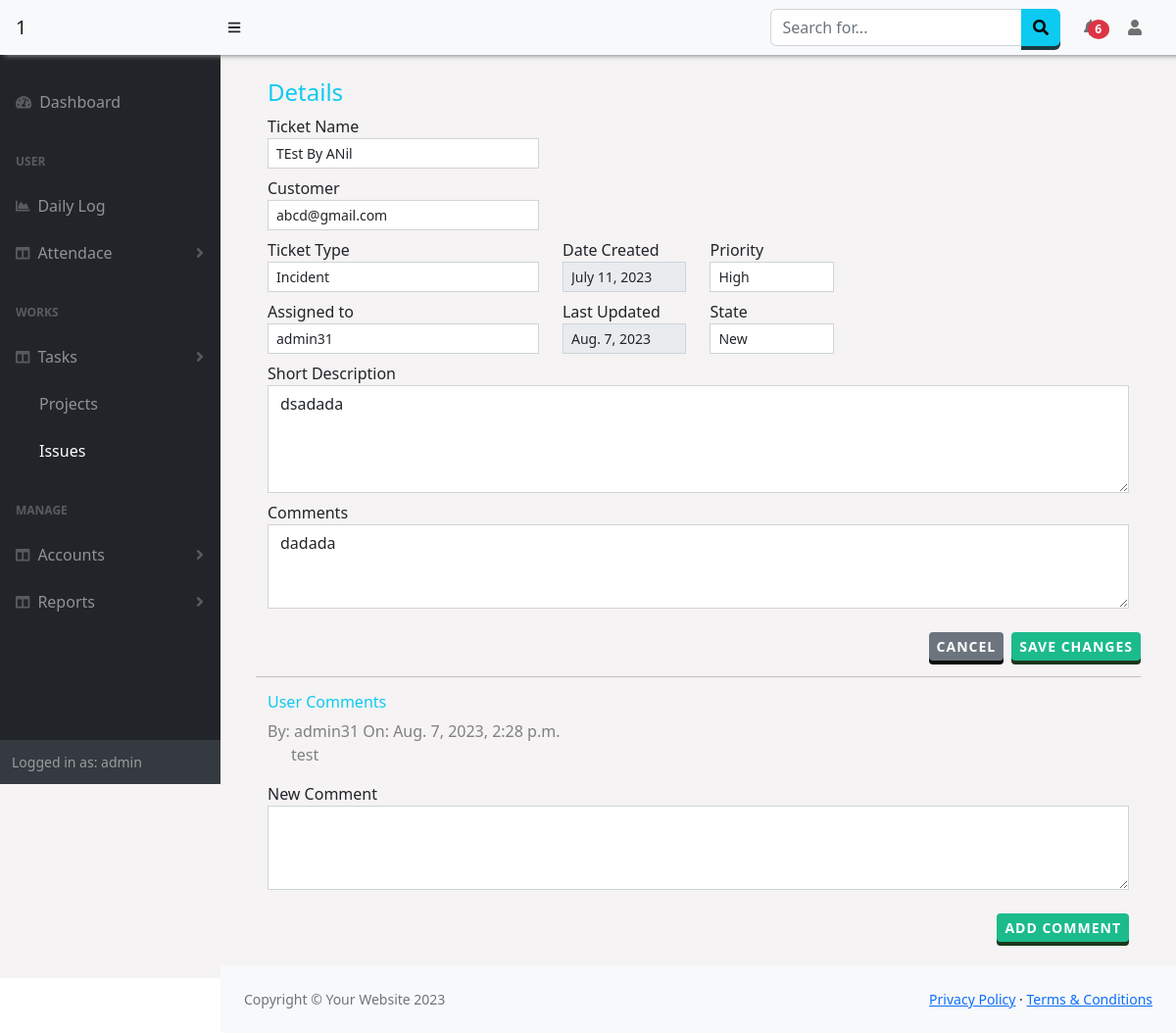
/Issue/details/3 (signed in), run on the app's committed database.
### Issue/models.py (models this page shows, shortened)
class Ticket(models.Model):
    ticket_name= models.CharField(max_length=30)
    ticket_type= models.CharField(max_length=30)
    short_desc= models.CharField(max_length=130,null=True)
    open_date= models.DateField(null=True)
    affected_user= models.ForeignKey(employee,null=True,on_delete=models.SET_NULL)
    priority= models.CharField(max_length=30)
    state= models.CharField(max_length=30,default="New",null=True)
    last_updated= models.DateField(null=True)
    assigned_grp= models.CharField(max_length=30,null=True)
    assigned_to= models.ForeignKey(User,on_delete=models.SET_NULL,null=True)
    email= models.EmailField(max_length=100,null=True)
    comments= models.CharField(max_length=120,null=True)
    company = models.ForeignKey(Company,on_delete=models.SET_NULL,null=True)

class ticketDetails(models.Model):
    ticket = models.ForeignKey(Ticket,on_delete=models.SET_NULL,null=True)
    comments = models.CharField(max_length=500,null=True)
    user = models.ForeignKey(User,on_delete=models.SET_NULL,null=True)
    date = models.DateTimeField(auto_now=True)

### Issue/views.py (the view)
# urls.py: path('details/<issueid>',views.getIssue,name='issueDetails'),
def getIssue(request,issueid):
    issue = Ticket.objects.get(id=issueid)
    issueComments = ticketDetails.objects.filter(ticket_id = issueid)
    allusers1 = checkTeams(request)
    allusers =User.objects.values('id','username').filter(pk__in=allusers1[0] )
    customer = employee.objects.all().values()
    return render(request, 'Issues/details.html',{'issue':issue,'users':allusers,'customer':customer,'comments':issueComments})

### Attendance/context_processors.py (called while the page is built)
def getNewLeaves(request):
    if request.user.id:
        is_manager = checkTeams(request)
        if is_manager[1] == True:
            new_leaves = Leave.objects.filter(user__id__in=is_manager[0],approval = 2)
        else:
            today = datetime.datetime.now()
            new_leaves = Leave.objects.filter(user=request.user,date_approved__gte=today.date())
        return {"manager":is_manager[1],'n_leaves':new_leaves}
    else:
        return {}

def getLogApproval(request):
    if request.user.id:
        is_manager = checkTeams(request)
        if is_manager[1] == True:
            l_approval = LogApproval.objects.filter(user__id__in=is_manager[0],request=True)
        else:
            l_approval = LogApproval.objects.filter(user=request.user,status=True)
        return {'n_log_approval':l_approval}
    else:
        return {}

### Manager/views.py (called while the page is built, shortened)
def checkTeams(request):
    is_team = False
    if request.user.is_superuser:
        users = Employees.objects.values('user').filter(company=request.session['comp'])
        is_team=True
    return users,is_team

### Issue/templates/Issues/details.html (shortened to what this page needs)
{% extends "base.html" %}
{% block content %}
<div class="container" >
    <div >
        <form action="/Issue/update/{{issue.id}}" method = "post">
            <div class="container-fluid">  <h4 class="text-info">Details</h4>
                <div class="form-group row">
                    <div class="col-md-4 col-sm-12">
                        <label>Ticket Name</label>
                        <input name= "ticketName" value="{{issue.ticket_name}}" type="text" class="form-control form-control-sm col-md-6 col-sm-12 rounded-0" required>
                    </div>
                </div>
                <div class="form-group row mt-2">
                    <div class="col-md-4 col-sm-12">
                        <label>Customer</label>
                        <select  name="affUser" id="affectedUser" class="form-control form-control-sm rounded-0">
                            {% for u in customer %}
                            <option value='{{u.id}}'>{{u.email}}</option>
                            {% endfor %}
                        </select>
                    </div>
                </div>
                <div class="form-group row mt-2">
                    <div class="col-md-4 col-sm-12">
                        <label>Ticket Type</label>
                        <select id="tickettype" name="ticketType"  class="form-control form-control-sm rounded-0">
                        <option value="Incident">Incident</option>
                        </select>
                    </div>
                    <div class="col-md-2 col-sm-12">
                        <label>Date Created</label>
                        <input  name="dateOpened" value="{{issue.open_date}}" type="text"  class="form-control form-control-sm rounded-0" disabled>
                    </div>
                    <div class="col-md-2 col-sm-12">
                        <label>Priority</label>
                        <select id="priority" name="priority"  class="form-control form-control-sm rounded-0">
                        <option value="high">High</option>
                        </select>
                    </div>
                </div>
                <div class="form-group row mt-2">
                    <div class="col-md-4 col-sm-12">
                        <label>Assigned to </label>
                        <select  name="assTo" id="assigned"  class="form-control form-control-sm rounded-0">
                            <option value='{{issue.assigned_to.id}}' selected>{{issue.assigned_to.username}}</option>
                        </select>
                    </div>
                    <div class="col-md-2 col-sm-12">
                        <label>Last Updated</label>
                        <input  name="dateOpened" value="{{issue.last_updated}}" type="text"  class="form-control form-control-sm rounded-0" disabled>
                    </div>
                    <div class="col-md-2 col-sm-12">
                        <label>State</label>
                        <select id="statelist" name="state" class="form-control form-control-sm rounded-0">
                            <option value="New">New</option>
                        </select>
                    </div>
                </div>
                <div class="form-group mt-2 row">
                    <div class="col-md-12 col-sm-12">
                        <label>Short Description </label>
                        <textarea  name="shortDesc"  type="text" class="form-control rounded-0" rows="4" required>{{issue.short_desc}}</textarea>
                    </div>
                </div>
                <div class="form-group mt-2 row ">
                    <div class="col-md-12 col-sm-12">
                        <label>Comments</label>
                        <textarea  name = "comments" class="form-control rounded-0" rows="3" >{{issue.comments}}</textarea>
                    </div>
                </div>
            </div>
            <div class="modal-footer mt-4">
                <a href="{% url 'index' %}" class="btn btn-secondary btn-sm me-2" >Cancel</a>
                <input type="submit" class="btn btn-success btn-sm" value="Save Changes">
            </div>
        </form>
    </div><hr />
    <div>
        <div class="container-fluid commentList" id="commentList" style="color:grey;">
            <h6 class="text-info">User Comments</h6>
            {% for c in comments %}
                <p>By: {{c.user}} On:  {{c.date}} <br />
                <span class="ms-4">{{c.comments}}</span></p>
            {% endfor %}
        </div>
            <div class="container-fluid">
                <div class="form-group mt-2 row ">
                    <div class="col-md-12 col-sm-12">
                        <label>New Comment</label>
                        <textarea id = "newcommentInput" name = "newcomment" class="form-control rounded-0" rows="3" required></textarea>
                    </div>
                </div>
                <div class="modal-footer mt-4">
                    <input type="submit" class="btn btn-success btn-sm" value="Add Comment" onclick="addComment({{issue.id}})">
                </div>
            </div>
    </div>
</div>
{% endblock %}

### templates/base.html (shortened to what this page needs)
<!DOCTYPE html>
<html lang="en">
    <head>
        <link href="https://cdn.jsdelivr.net/npm/simple-datatables@7.1.2/dist/style.min.css" rel="stylesheet" />
        <link href="https://cdn.datatables.net/1.13.5/css/jquery.dataTables.min.css" rel="stylesheet" />
        <link href="https://cdn.datatables.net/buttons/2.4.1/css/buttons.dataTables.min.css" rel="stylesheet" />
        <link href="/static/css/styles.css" rel="stylesheet" />
        <link href="/static/css/customSB.css" rel="stylesheet" />
    </head>
    <body class="sb-nav-fixed" >
        <nav class="sb-topnav navbar navbar-expand-sm navbar-light bg-light fixed-top" style=" box-shadow: 5px 1px 5px #888888;">
            <a class="navbar-brand ps-3 bg-light" href="{% url 'home' %}">{{request.session.company}}{{request.session.id}}</a>
            <button class="btn btn-link btn-sm order-2 order-lg-0 me-4 me-lg-0" id="sidebarToggle" href="#!"><i class="fas fa-bars"></i></button>
            <form class="d-none d-md-inline-block form-inline ms-auto me-0 me-md-3 my-2 my-md-0">
                <div class="input-group">
                    <input class="form-control" type="text" placeholder="Search for..." aria-label="Search for..." aria-describedby="btnNavbarSearch" />
                    <button class="btn btn-info" id="btnNavbarSearch" type="button"><i class="fas fa-search"></i></button>
                </div>
            </form>
            <ul class="navbar-nav ms-auto ms-md-0 ">
                <li class="nav-item dropdown">
                    <a class="nav-link dropdown-toggle" id="navbarDropdown" href="#" role="button" data-bs-toggle="dropdown" aria-expanded="false"> <span class="badge badge-sm badge-danger badge-counter bg-danger rounded-circle " style="margin-left:-10px;">{% if n_leaves.count|add:n_log_approval.count != 0 %}{{ n_leaves.count|add:n_log_approval.count}}{% endif %}</span></a>
                        </a></li>
                    </ul>
            <ul class="navbar-nav  ms-md-0 me-3 me-lg-4">
                <li class="nav-item dropdown">
                    <a class="nav-link dropdown-toggle" id="navbarDropdown" href="#" role="button" data-bs-toggle="dropdown" aria-expanded="false"><i class="fas fa-user fa-fw"></i></a>
                </li>
            </ul>
        </nav>
        <div id="layoutSidenav" style="background-color:rgb(245, 243, 243);">
            <div id="layoutSidenav_nav">
                <nav class="sb-sidenav accordion sb-sidenav-dark" id="sidenavAccordion" >
                    <div class="sb-sidenav-menu" >
                        <div class="nav">
                            <a class="nav-link mt-4" href="{% url 'home' %}">
                                <div class="sb-nav-link-icon"><i class="fas fa-tachometer-alt"></i></div>
                                <span style="{% if request.path == '/' %}color:white;{% endif %}">Dashboard<span>
                            </a>
                            <div class="sb-sidenav-menu-heading">User</div>
                            <a class="nav-link" href="{% url 'dailylog' %}">
                                <div class="sb-nav-link-icon"><i class="fas fa-chart-area"></i></div>
                                <span style="{% if request.path == '/Worklog/dailylog/' %}color:white;{% endif %}">Daily Log<span>
                            </a>
                            <a class="nav-link collapsed" href="#" data-bs-toggle="collapse" data-bs-target="#collapseAttendance" aria-expanded="false" aria-controls="collapseLayouts">
                                <div class="sb-nav-link-icon"><i class="fas fa-columns"></i></div>
                                Attendace
                                <div class="sb-sidenav-collapse-arrow"><i class="fas fa-angle-down"></i></div>
                            </a>
                            <div class="sb-sidenav-menu-heading">Works</div>
                            <a class="nav-link collapsed" href="#" data-bs-toggle="collapse" data-bs-target="#collapseLayouts" aria-expanded="false" aria-controls="collapseLayouts">
                                <div class="sb-nav-link-icon"><i class="fas fa-columns"></i></div>
                                Tasks
                                <div class="sb-sidenav-collapse-arrow"><i class="fas fa-angle-down"></i></div>
                            </a>
                            <div class="" id="collapseLayouts" aria-labelledby="headingOne" data-bs-parent="#sidenavAccordion">
                                <nav class="sb-sidenav-menu-nested nav">
                                    <a class="nav-link" href="{% url 'aproject' %}" style="{% if request.path|slice:'9' == '/Project/' %}color:white;{% endif %}">Projects</a>
                                    <a class="nav-link" href="{% url 'index' %}" style="{% if request.path|slice:'7' == '/Issue/' %}color:white;{% endif %}">Issues</a>
                                </nav>
                            </div>
                            <div class="sb-sidenav-menu-heading">Manage</div>
                            <a class="nav-link collapsed" href="#" data-bs-toggle="collapse" data-bs-target="#collapseDetails" aria-expanded="false" aria-controls="collapseLayouts">
                                <div class="sb-nav-link-icon"><i class="fas fa-columns"></i></div>
                                Accounts
                                <div class="sb-sidenav-collapse-arrow"><i class="fas fa-angle-down"></i></div>
                            </a>
                            <a class="nav-link collapsed" href="#" data-bs-toggle="collapse" data-bs-target="#collapseReports" aria-expanded="false" aria-controls="collapseLayouts">
                                <div class="sb-nav-link-icon"><i class="fas fa-columns"></i></div>
                                Reports
                                <div class="sb-sidenav-collapse-arrow"><i class="fas fa-angle-down"></i></div>
                            </a>
                        </div>
                    </div>
                    <div class="sb-sidenav-footer">
                        <div class="small">Logged in as: {{ user.username}}</div>
                    </div>
                </nav>
            </div>
            <div id="layoutSidenav_content" >
                <main class="p-4" >
                    {% block content %}
                {% endblock %}
                </main>
                <footer class="py-4 bg-light mt-auto">
                    <div class="container-fluid px-4">
                        <div class="d-flex align-items-center justify-content-between small">
                            <div class="text-muted">Copyright &copy; Your Website 2023</div>
                            <div>
                                <a href="#">Privacy Policy</a>
                                &middot;
                                <a href="#">Terms &amp; Conditions</a>
                            </div>
                        </div>
                    </div>
                </footer>
            </div>
        </div>
        <link href="https://cdnjs.cloudflare.com/ajax/libs/twitter-bootstrap/5.2.0/css/bootstrap.min.css" rel="stylesheet" type="text/css">
    </body>
</html>

### templates/base.html (style rules this page uses)
.dropdown-toggle:after { display: none !important; }
.navbar,.sb-sidenav { background-color:DodgerBlue important; }
.btn { outline: none; cursor: pointer; border: none !important; display: block; position: relative; font-size: 16px ; font-weight: 600 !important; color: #fff; text-transform: uppercase; letter-spacing: 1px; }
.btn-success { background-color: #1cbb8c !important; box-shadow: 0 4px #1B371C; }
.btn-info { background-color: #5bc0de; box-shadow: 0 4px #1C3A42; }
.btn-secondary { background-color: #292b2c; box-shadow: 0 4px #0C0D0D; }

### data on the page
Ticket: ticketName "TEst By ANil", dateOpened "July 11, 2023", assTo "admin31", dateOpened "Aug. 7, 2023", shortDesc "dsadada", comments "dadada"
ticketDetails: user "admin31", date "Aug. 7, 2023, 2:28 p.m.", comments "test"

### other printed values
{{ request.session.id }} "1"
{{ n_leaves.count|add:n_log_approval.count }} "6"
{{ user.username }} "admin"
form field affUser "abcd@gmail.com"
